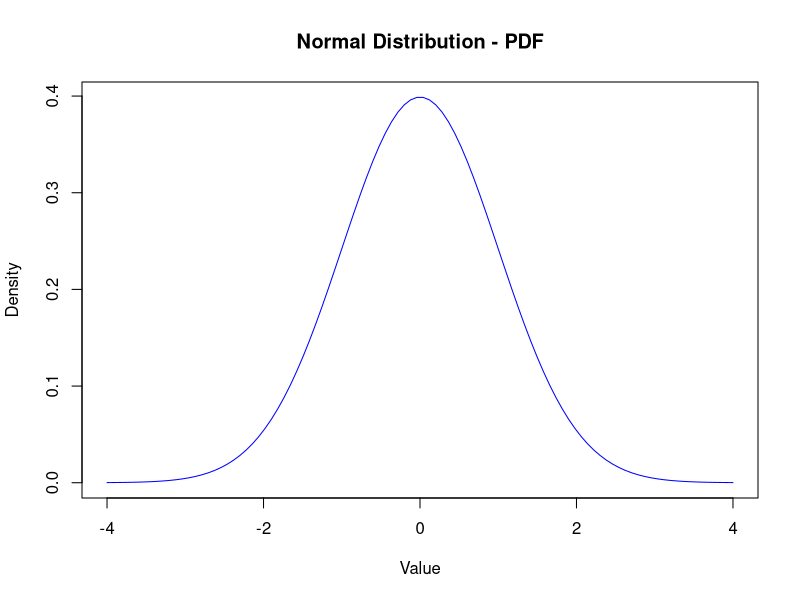

R code for this plot:
n <- 1000
samples <- rnorm(n, mean = 0, sd = 1)
x_values <- seq(-4, 4, length.out = 100)
pdf_values <- dnorm(x_values, mean = 0, sd = 1)
plot(x_values, pdf_values, type = "l", col = "blue", 
     main = "Normal Distribution - PDF", 
     xlab = "Value", ylab = "Density")
